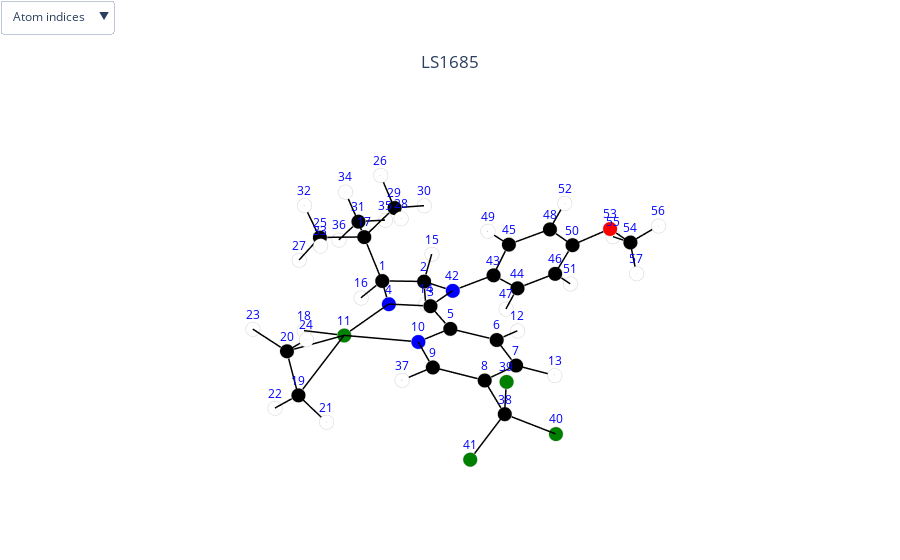
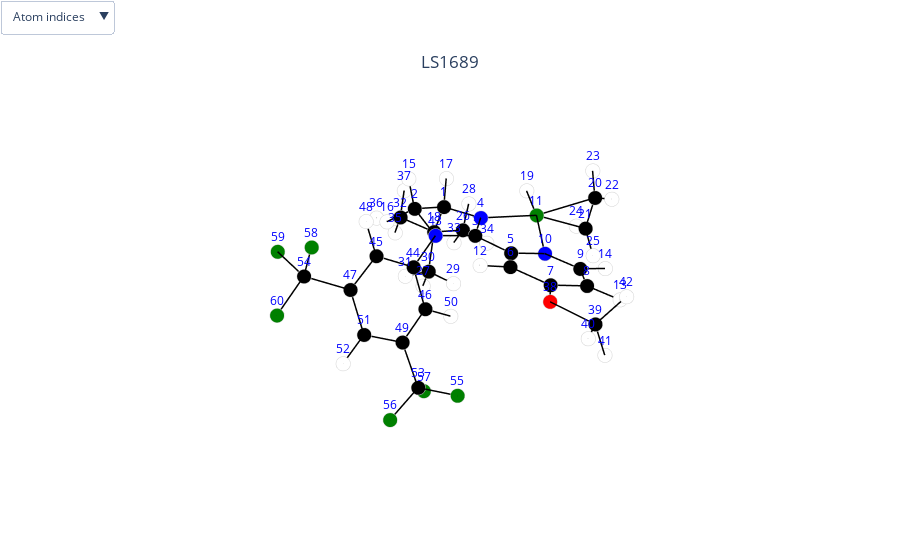

The code cell stored with these charts, in order, in its notebook:
### Markdown cell above
Great now lets use visualize_molecules to see the first molecule of the set.

### Code cell
mols.visualize_molecules([0,1])
